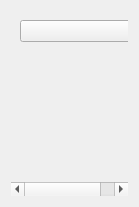
<?xml version="1.0" encoding="UTF-8"?>
<ui version="4.0">
 <class>MousePlugins</class>
 <widget class="QWidget" name="MousePlugins">
  <property name="geometry">
   <rect>
    <x>0</x>
    <y>0</y>
    <width>139</width>
    <height>207</height>
   </rect>
  </property>
  <property name="windowTitle">
   <string>Mouse Plugins</string>
  </property>
  <layout class="QVBoxLayout" name="verticalLayout">
   <item>
    <widget class="QScrollArea" name="scrollArea">
     <property name="autoFillBackground">
      <bool>false</bool>
     </property>
     <property name="frameShape">
      <enum>QFrame::NoFrame</enum>
     </property>
     <property name="lineWidth">
      <number>0</number>
     </property>
     <property name="widgetResizable">
      <bool>true</bool>
     </property>
     <widget class="QWidget" name="pluginList">
      <property name="geometry">
       <rect>
        <x>0</x>
        <y>0</y>
        <width>131</width>
        <height>199</height>
       </rect>
      </property>
      <property name="autoFillBackground">
       <bool>false</bool>
      </property>
      <layout class="QGridLayout" name="gridLayout">
       <item row="0" column="0">
        <widget class="MouseInputButton" name="addButton">
         <property name="text">
          <string/>
         </property>
        </widget>
       </item>
       <item row="1" column="0">
        <spacer name="verticalSpacer">
         <property name="orientation">
          <enum>Qt::Vertical</enum>
         </property>
         <property name="sizeHint" stdset="0">
          <size>
           <width>120</width>
           <height>157</height>
          </size>
         </property>
        </spacer>
       </item>
      </layout>
     </widget>
    </widget>
   </item>
  </layout>
 </widget>
 <customwidgets>
  <customwidget>
   <class>MouseInputButton</class>
   <extends>QPushButton</extends>
   <header>mouseinputbutton.h</header>
  </customwidget>
 </customwidgets>
 <connections/>
</ui>
